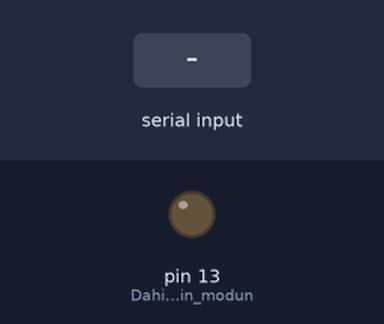
Recording of a sketch running on a simulated Arduino Uno, built with avr-gcc and run on an emulated ATmega328P. Shown: output pins drawn as LEDs (lit = HIGH). The inputs (shaded band) are chosen by the test bench. The modem accepts every AT command (registered, SIM ready, sends succeed) and sends nothing else; what the sketch prints to the serial monitor is not drawn.

Above: at 18.2 s.
18.3 s: "LED=ON\n" received over the second serial link
At 19.4 s:
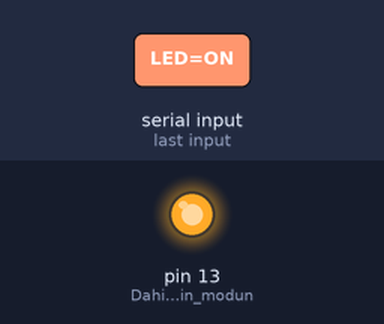
19.8 s: "LED=OFF\n" received over the second serial link
At 20.5 s:
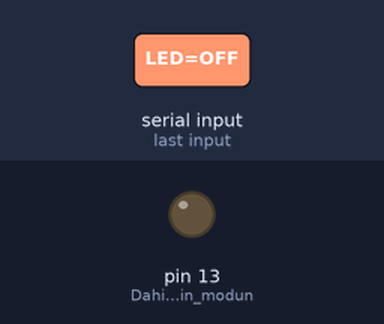
Timing chart, 0 to 22.8 s (numbered marks = the images above; inputs shaded):
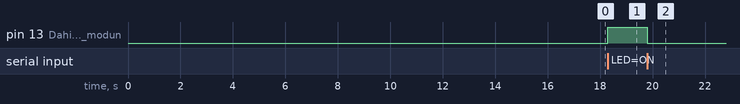

Measured:
- after the input at 18.3 s, pin 13 (Dahili_LED_için_pin_modun): LOW → HIGH at once
- after the input at 19.8 s, pin 13 (Dahili_LED_için_pin_modun): HIGH → LOW at once

The sketch:

ESP_LED_ON_OFF_CALISAN.ino
```cpp
#include <SoftwareSerial.h>

SoftwareSerial esp8266(2, 3); // RX, TX

void setup() {
  pinMode(LED_BUILTIN, OUTPUT); // Dahili LED için pin modunu ayarla
  digitalWrite(LED_BUILTIN, LOW); // LED'i başlangıçta söndür

  Serial.begin(9600);
  esp8266.begin(115200);

  Serial.println("ESP8266 ile haberleşme başladı");

  // ESP8266'yı resetle ve WiFi ağına bağla (AT komutları)
  esp8266.println("AT+RST");
  delay(1000);
  esp8266.println("AT+CWJAP=\"FiberHGW_ZT2T3R_2.4GHz\",\"HDA3dxXHfq\"");
  delay(10000);

  // Sunucu olarak çalışmaya başla, port 80 (AT komutları)
  esp8266.println("AT+CIPMUX=1");
  delay(3000);
  esp8266.println("AT+CIPSERVER=1,80");
  delay(3000);
  Serial.write(esp8266.read());
}

void loop() {
  // ESP8266'dan gelen veriyi kontrol et
  while (esp8266.available()) {
    String line = esp8266.readStringUntil('\n');
    if (line.indexOf("LED=ON") >= 0) {
      digitalWrite(LED_BUILTIN, HIGH); // LED'i yak
    }
    else if (line.indexOf("LED=OFF") >= 0) {
      digitalWrite(LED_BUILTIN, LOW); // LED'i söndür
    }
  }
}
```
